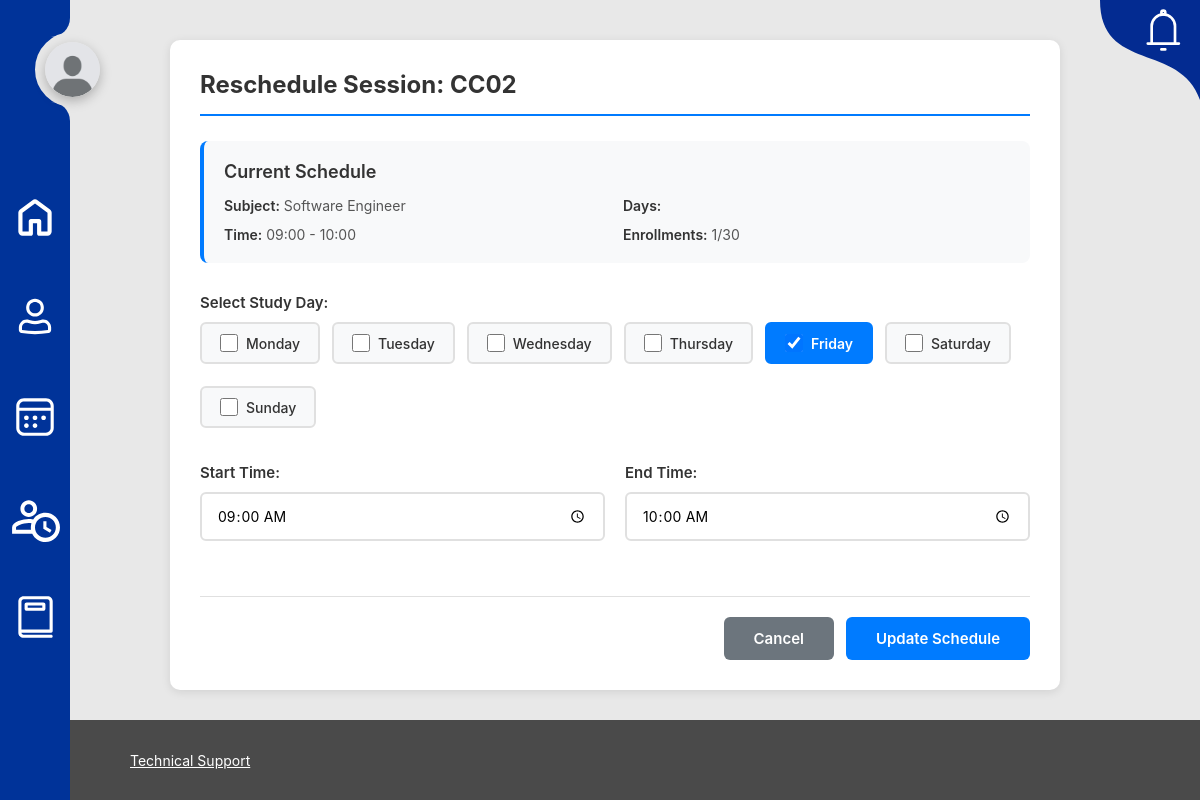
The page /sessions/tutor/sessions/6/reschedule/ (signed in) on the database its author committed.
### tutoring_sessions/models.py (models this page shows, shortened)
class Session(models.Model):
    STATUS_CHOICES = [
        ('scheduled', 'Scheduled'),
        ('ongoing', 'Ongoing'),
        ('completed', 'Completed'),
        ('cancelled', 'Cancelled'),
    ]
    DAY_CHOICES = [
        ('0', 'Monday'),
        ('1', 'Tuesday'),
        ('2', 'Wednesday'),
        ('3', 'Thursday'),
        ('4', 'Friday'),
        ('5', 'Saturday'),
        ('6', 'Sunday'),
    ]
    class_code = models.CharField(max_length=20)
    subject = models.ForeignKey(Subject, on_delete=models.CASCADE)
    tutor = models.ForeignKey(Tutor, on_delete=models.CASCADE)
    days = models.CharField(max_length=50)  # Ví dụ: "2-3-4"
    start_time = models.TimeField()
    end_time = models.TimeField()
    capacity = models.IntegerField(default=30)
    enrolled_count = models.IntegerField(default=0)
    status = models.CharField(max_length=20, choices=STATUS_CHOICES, default='scheduled')
    created_at = models.DateTimeField(auto_now_add=True)

class Subject(models.Model):
    name = models.CharField(max_length=100)
    code = models.CharField(max_length=20, unique=True)

### tutoring_sessions/views.py (the view, shortened to what this page needs)
# urls.py: path('tutor/sessions/<int:session_id>/reschedule/', views.tutor_reschedule_session, name='tutor_reschedule_session'),
@login_required
def tutor_reschedule_session(request, session_id):
    session = get_object_or_404(Session, id=session_id, tutor__user=request.user)
    if session.status not in ['scheduled', 'ongoing']:
        messages.error(request, 'Cannot change the schedule for a completed or cancelled session.')
        return redirect('tutors:sessions')
    day_choices = Session.DAY_CHOICES
    current_day_label = session.days
    context = {
        'session': session,
        'day_choices': day_choices,
        'current_day_label': current_day_label,
    }
    return render(request, 'tutoring_sessions/tutor_reschedule.html', context)

### notification/context_processors.py (called while the page is built)
def notifications(request):
    if request.user.is_authenticated:
        notifications = NotificationService.get_user_notifications(request.user)
        unread_count = NotificationService.get_unread_count(request.user)
        return {
            'user_notifications': notifications[:5],  # Latest 5
            'unread_count': unread_count,
        }
    return {
        'user_notifications': [],
        'unread_count': 0,
    }

### notification/notification_service.py (called while the page is built)
    @staticmethod
    def get_user_notifications(user: User, unread_only: bool = False):
        personal = Notification.objects.filter(user=user)
        broadcasts = Notification.objects.filter(is_broadcast=True)
        notifications = personal | broadcasts
        if unread_only:
            notifications = notifications.filter(is_read=False)
        return notifications.order_by('-created_at')

    @staticmethod
    def get_unread_count(user: User):
        personal_unread = Notification.objects.filter(user=user, is_read=False).count()
        broadcast_unread = Notification.objects.filter(is_broadcast=True, is_read=False).count()
        return personal_unread + broadcast_unread

### tutors/templatetags/tutor_avatar.py (called while the page is built)
@register.filter
def valid_avatar(avatar_field):
    if not avatar_field:
        return False
    file_path = os.path.join(settings.MEDIA_ROOT, str(avatar_field))
    return os.path.isfile(file_path)

### tutoring_sessions/templates/tutoring_sessions/tutor_reschedule.html (shortened to what this page needs)
{% extends 'tutor_base.html' %}
{% load static %}
{% block content %}
<div class="reschedule-container">
    <div class="reschedule-card">
        <h2 class="page-title">Reschedule Session: {{ session.class_code }}</h2>
        <div class="current-schedule">
            <h3>Current Schedule</h3>
            <div class="schedule-info">
                <p><strong>Subject:</strong> {{ session.subject.name }}</p>
                <p><strong>Days:</strong> {{ session.day }}</p>
                <p><strong>Time:</strong> {{ session.start_time|time:"H:i" }} - {{ session.end_time|time:"H:i" }}</p>
                <p><strong>Enrollments:</strong> {{ session.enrolled_count }}/{{ session.capacity }}</p>
            </div>
        </div>
        <form method="post">
            <div class="form-group">
                <label>Select Study Day:</label>
                <div class="checkbox-group">
                    {% for value, label in day_choices %}
                    <div class="checkbox-item">
                        <label>
                            <input type="checkbox" name="days" value="{{ value }}"
                                {% if label == current_day_label %}checked{% endif %}>
                            <span>{{ label }}</span>
                        </label>
                    </div>
                    {% endfor %}
                </div>
            </div>
            <div class="time-inputs">
                <div class="form-group">
                    <label for="start_time">Start Time:</label>
                    <input type="time" id="start_time" name="start_time"
                           value="{{ session.start_time|time:'H:i' }}" required>
                </div>
                <div class="form-group">
                    <label for="end_time">End Time:</label>
                    <input type="time" id="end_time" name="end_time"
                           value="{{ session.end_time|time:'H:i' }}" required>
                </div>
            </div>
            <div class="form-actions">
                <a href="{% url 'tutors:sessions' %}" class="btn btn-secondary">Cancel</a>
                <button type="submit" class="btn btn-primary">Update Schedule</button>
            </div>
        </form>
    </div>
</div>
{% endblock %}

### static/css/student_base.css (style rules this page uses)
:root { --white: #fff; --bg-color: #e5e5e5; --navbar-color: #003399; --text-color:#000; --bg-color:#e8e8e8; }
body { background-color: #e8e8e8; }
* { font-family: Inter, sans-serif; margin: 0; padding: 0; outline: none; list-style:none; text-decoration: none; }

### tutoring_sessions/templates/tutoring_sessions/tutor_reschedule.html (style rules this page uses)
.reschedule-container { max-width: 100%; margin: 0 auto; padding: 40px 20px; margin-left: 150px; margin-right: 120px; }
.reschedule-card { background: white; border-radius: 10px; box-shadow: 0 2px 10px rgba(0,0,0,0.1); padding: 30px; }
.page-title { font-size: 24px; font-weight: 700; color: #333; margin-bottom: 25px; padding-bottom: 15px; border-bottom: 2px solid #007bff; }
.current-schedule { background: #f8f9fa; padding: 20px; border-radius: 8px; margin-bottom: 30px; border-left: 4px solid #007bff; }
.current-schedule h3 { font-size: 18px; font-weight: 600; color: #333; margin-bottom: 15px; }
.schedule-info { display: grid; grid-template-columns: repeat(2, 1fr); gap: 12px; }
.schedule-info p { margin: 0; font-size: 14px; color: #555; }
.schedule-info strong { color: #333; font-weight: 600; }
.form-group { margin-bottom: 25px; position: relative; display: flex; flex-direction: column; }
.form-group label { display: block; margin-bottom: 10px; font-weight: 600; color: #333; font-size: 15px; }
.form-group input[type="time"] { width: 100%; max-width: 100%; padding: 12px 15px; border: 2px solid #e0e0e0; border-radius: 6px; font-size: 14px; transition: all 0.3s; box-sizing: border-box; }
.checkbox-group { display: flex; flex-wrap: wrap; gap: 12px; }
.checkbox-item { flex: 0 0 auto; }
.checkbox-item label { display: flex; align-items: center; padding: 10px 18px; background: #f8f9fa; border: 2px solid #e0e0e0; border-radius: 6px; cursor: pointer; transition: all 0.3s; font-weight: 500; font-size: 14px; user-select: none; }
.checkbox-item input[type="checkbox"] { margin-right: 8px; width: 18px; height: 18px; cursor: pointer; }
.checkbox-item input[type="checkbox"]:checked + span { font-weight: 600; }
.checkbox-item label:has(input:checked) { background: #007bff; color: white; border-color: #007bff; }
.form-actions { display: flex; justify-content: flex-end; gap: 12px; margin-top: 30px; padding-top: 20px; border-top: 1px solid #e0e0e0; }
.btn { padding: 12px 30px; border: none; border-radius: 6px; font-size: 15px; font-weight: 600; cursor: pointer; transition: all 0.3s; text-decoration: none; display: inline-block; text-align: center; }
.btn-primary { background: #007bff; color: white; }
.btn-secondary { background: #6c757d; color: white; }
.time-inputs { display: grid; grid-template-columns: repeat(2, 1fr); gap: 20px; }

### rows shown on the page
Session: class_code "CC02", subject.name "Software Engineer", start_time "09:00", end_time "10:00", enrolled_count "1", capacity "30", days "☑"

### other values the page prints
{{ label }} "Monday" "Tuesday" "Wednesday" "Thursday" "Friday" "Saturday" "Sunday"
